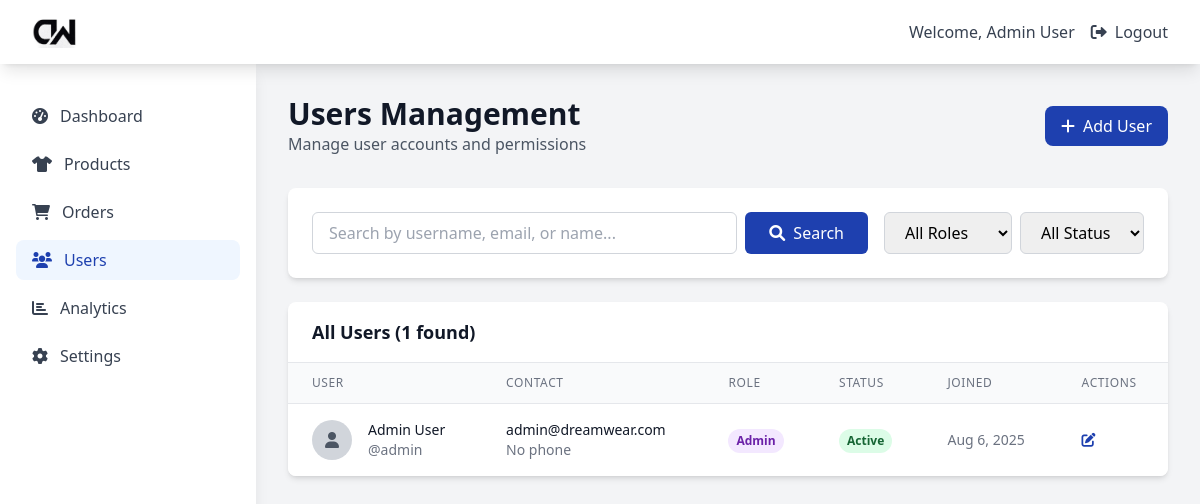
The page /admin/users.php (signed in) on the database its author committed.
### tables this page shows
CREATE TABLE users (
    id INT AUTO_INCREMENT PRIMARY KEY,
    username VARCHAR(50) UNIQUE NOT NULL,
    email VARCHAR(100) UNIQUE NOT NULL,
    password_hash VARCHAR(255) NOT NULL,
    first_name VARCHAR(50) NOT NULL,
    last_name VARCHAR(50) NOT NULL,
    phone VARCHAR(20),
    address TEXT,
    city VARCHAR(50),
    state VARCHAR(50),
    zip_code VARCHAR(10),
    country VARCHAR(50) DEFAULT 'Sri Lanka',
    role ENUM('admin', 'customer') DEFAULT 'customer',
    is_active BOOLEAN DEFAULT TRUE,
    created_at TIMESTAMP DEFAULT CURRENT_TIMESTAMP,
    updated_at TIMESTAMP DEFAULT CURRENT_TIMESTAMP ON UPDATE CURRENT_TIMESTAMP
);

### includes/database.php (called while the page is built, shortened)
<?php
class Database {
    private $connection;
    private static $instance = null;
    private function __construct() {
        try {
            $this->connection = new PDO(
                "mysql:host=" . DB_HOST . ";dbname=" . DB_NAME . ";charset=utf8mb4",
                DB_USER,
                DB_PASS,
                [
                    PDO::ATTR_ERRMODE => PDO::ERRMODE_EXCEPTION,
                    PDO::ATTR_DEFAULT_FETCH_MODE => PDO::FETCH_ASSOC,
                    PDO::ATTR_EMULATE_PREPARES => false,
                    PDO::MYSQL_ATTR_INIT_COMMAND => "SET NAMES utf8mb4"
                ]
            );
        } catch (PDOException $e) {
            die("Database connection failed: " . $e->getMessage());
        }
    }
    public static function getInstance() {
        if (self::$instance === null) {
            self::$instance = new self();
        }
        return self::$instance;
    }
    public function query($sql, $params = []) {
        try {
            $stmt = $this->connection->prepare($sql);
            $stmt->execute($params);
            return $stmt;
        } catch (PDOException $e) {
            error_log("Database query error: " . $e->getMessage() . " SQL: " . $sql . " Params: " . json_encode($params));
            throw new Exception("Database operation failed: " . $e->getMessage());
        }
    }
    public function fetchAll($sql, $params = []) {
        $stmt = $this->query($sql, $params);
        return $stmt->fetchAll();
    }
}
class User {
    private $db;
    public function __construct() {
        $this->db = Database::getInstance();
    }
    public function getAll($limit = null, $offset = 0) {
        $sql = "SELECT * FROM users ORDER BY created_at DESC";
        return $this->db->fetchAll($sql);
    }
}
?>

### admin/users.php (the view, shortened to what this page needs)
<?php
require_once '../includes/database.php';
$user = new User();
$users = $user->getAll();
$users = array_values($users);
?>
<!DOCTYPE html>
<html lang="en">
<head>
    <script src="https://cdn.tailwindcss.com"></script>
    <link rel="stylesheet" href="https://cdnjs.cloudflare.com/ajax/libs/font-awesome/6.0.0/css/all.min.css">
</head>
<body class="bg-gray-100">
    <header class="bg-white shadow-lg fixed top-0 left-0 right-0 z-50">
        <div class="max-w-7xl mx-auto px-4 sm:px-6 lg:px-8">
            <div class="flex justify-between items-center h-16">
                <div class="flex items-center">
                        <img src="../logo.jpg" alt="Admin" class="h-8 w-auto">
                </div>
                <div class="flex items-center space-x-4">
                    <span class="text-gray-700">Welcome, <?php echo htmlspecialchars($_SESSION['user_name']); ?></span>
                    <a href="../logout.php" class="text-gray-700 hover:text-primary transition-colors">
                        <i class="fas fa-sign-out-alt mr-2"></i>Logout
                    </a>
                </div>
            </div>
        </div>
    </header>
    <div class="h-16"></div>
    <div class="flex">
        <aside class="w-64 bg-white shadow-lg min-h-screen fixed left-0 top-16 z-40">
            <nav class="mt-8">
                <div class="px-4 space-y-2">
                    <a href="dashboard.php" class="flex items-center px-4 py-2 text-gray-700 hover:bg-gray-50 rounded-lg">
                        <i class="fas fa-tachometer-alt mr-3"></i>
                        Dashboard
                    </a>
                    <a href="products.php" class="flex items-center px-4 py-2 text-gray-700 hover:bg-gray-50 rounded-lg">
                        <i class="fas fa-tshirt mr-3"></i>
                        Products
                    </a>
                    <a href="orders.php" class="flex items-center px-4 py-2 text-gray-700 hover:bg-gray-50 rounded-lg relative">
                        <i class="fas fa-shopping-cart mr-3"></i>
                        Orders
                    </a>
                    <a href="users.php" class="flex items-center px-4 py-2 text-primary bg-blue-50 rounded-lg">
                        <i class="fas fa-users mr-3"></i>
                        Users
                    </a>
                    <a href="analytics.php" class="flex items-center px-4 py-2 text-gray-700 hover:bg-gray-50 rounded-lg">
                        <i class="fas fa-chart-bar mr-3"></i>
                        Analytics
                    </a>
                    <a href="settings.php" class="flex items-center px-4 py-2 text-gray-700 hover:bg-gray-50 rounded-lg">
                        <i class="fas fa-cog mr-3"></i>
                        Settings
                    </a>
                </div>
            </nav>
        </aside>
        <main class="flex-1 p-8 ml-64">
            <div class="mb-8">
                <div class="flex justify-between items-center">
                    <div>
                        <h1 class="text-3xl font-bold text-gray-900">Users Management</h1>
                        <p class="text-gray-600">Manage user accounts and permissions</p>
                    </div>
                    <button onclick="openCreateModal()" class="bg-primary text-white px-4 py-2 rounded-lg hover:bg-blue-700 transition-colors">
                        <i class="fas fa-plus mr-2"></i>Add User
                    </button>
                </div>
            </div>
            <div class="bg-white rounded-lg shadow-md p-6 mb-6">
                <div class="flex flex-col md:flex-row gap-4 items-center justify-between">
                    <div class="flex-1">
                        <form method="GET" class="flex gap-2">
                            <input type="text" name="search" placeholder="Search by username, email, or name..."
                                   value="<?php echo htmlspecialchars($_GET['search'] ?? ''); ?>"
                                   class="flex-1 px-4 py-2 border border-gray-300 rounded-md focus:outline-none focus:ring-primary focus:border-primary">
                            <button type="submit" class="bg-primary text-white px-6 py-2 rounded-md hover:bg-blue-700 transition-colors">
                                <i class="fas fa-search mr-2"></i>Search
                            </button>
                        </form>
                    </div>
                    <div class="flex gap-2">
                        <select name="role_filter" onchange="this.form.submit()" class="px-4 py-2 border border-gray-300 rounded-md focus:outline-none focus:ring-primary focus:border-primary">
                            <option value="">All Roles</option>
                        </select>
                        <select name="status_filter" onchange="this.form.submit()" class="px-4 py-2 border border-gray-300 rounded-md focus:outline-none focus:ring-primary focus:border-primary">
                            <option value="">All Status</option>
                        </select>
                    </div>
                </div>
            </div>
            <div class="bg-white rounded-lg shadow-md overflow-hidden">
                <div class="px-6 py-4 border-b border-gray-200">
                    <h2 class="text-lg font-semibold text-gray-900">All Users (<?php echo count($users); ?> found)</h2>
                </div>
                <div class="overflow-x-auto">
                    <table class="min-w-full divide-y divide-gray-200">
                        <thead class="bg-gray-50">
                            <tr>
                                <th class="px-6 py-3 text-left text-xs font-medium text-gray-500 uppercase tracking-wider">User</th>
                                <th class="px-6 py-3 text-left text-xs font-medium text-gray-500 uppercase tracking-wider">Contact</th>
                                <th class="px-6 py-3 text-left text-xs font-medium text-gray-500 uppercase tracking-wider">Role</th>
                                <th class="px-6 py-3 text-left text-xs font-medium text-gray-500 uppercase tracking-wider">Status</th>
                                <th class="px-6 py-3 text-left text-xs font-medium text-gray-500 uppercase tracking-wider">Joined</th>
                                <th class="px-6 py-3 text-left text-xs font-medium text-gray-500 uppercase tracking-wider">Actions</th>
                            </tr>
                        </thead>
                        <tbody class="bg-white divide-y divide-gray-200">
                            <?php foreach ($users as $usr): ?>
                            <tr>
                                <td class="px-6 py-4 whitespace-nowrap">
                                    <div class="flex items-center">
                                        <div class="flex-shrink-0 h-10 w-10">
                                            <div class="h-10 w-10 rounded-full bg-gray-300 flex items-center justify-center">
                                                <i class="fas fa-user text-gray-600"></i>
                                            </div>
                                        </div>
                                        <div class="ml-4">
                                            <div class="text-sm font-medium text-gray-900">
                                                <?php echo htmlspecialchars($usr['first_name'] . ' ' . $usr['last_name']); ?>
                                            </div>
                                            <div class="text-sm text-gray-500">@<?php echo htmlspecialchars($usr['username']); ?></div>
                                        </div>
                                    </div>
                                </td>
                                <td class="px-6 py-4 whitespace-nowrap">
                                    <div class="text-sm text-gray-900"><?php echo htmlspecialchars($usr['email']); ?></div>
                                    <div class="text-sm text-gray-500"><?php echo htmlspecialchars($usr['phone'] ?? 'No phone'); ?></div>
                                </td>
                                <td class="px-6 py-4 whitespace-nowrap">
                                    <span class="inline-flex px-2 py-1 text-xs font-semibold rounded-full <?php echo $usr['role'] === 'admin' ? 'bg-purple-100 text-purple-800' : 'bg-blue-100 text-blue-800'; ?>">
                                        <?php echo ucfirst($usr['role']); ?>
                                    </span>
                                </td>
                                <td class="px-6 py-4 whitespace-nowrap">
                                    <span class="inline-flex px-2 py-1 text-xs font-semibold rounded-full <?php echo $usr['is_active'] ? 'bg-green-100 text-green-800' : 'bg-red-100 text-red-800'; ?>">
                                        <?php echo $usr['is_active'] ? 'Active' : 'Inactive'; ?>
                                    </span>
                                </td>
                                <td class="px-6 py-4 whitespace-nowrap text-sm text-gray-500">
                                    <?php echo date('M j, Y', strtotime($usr['created_at'])); ?>
                                </td>
                                <td class="px-6 py-4 whitespace-nowrap text-sm font-medium">
                                    <button onclick="openEditModal(<?php echo htmlspecialchars(json_encode($usr)); ?>)" class="text-primary hover:text-blue-700 mr-3">
                                        <i class="fas fa-edit"></i>
                                    </button>
                                </td>
                            </tr>
                            <?php endforeach; ?>
                        </tbody>
                    </table>
                </div>
            </div>
        </main>
    </div>
</body>
</html>

### rows shown on the page
users: first_name+last_name "Admin User", username "admin", email "admin@dreamwear.com", phone "No phone", role "Admin", is_active "Active", created_at "Aug 6, 2025"

### other values the page prints
$_SESSION['user_name'] "Admin User"
count($users) "1"
